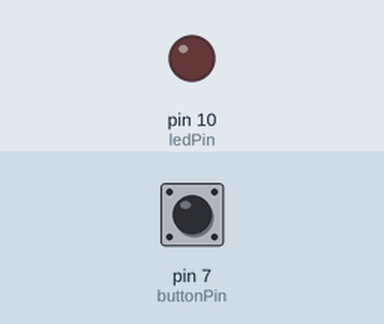
This sketch was run on a simulated Arduino Mega 2560, built with avr-gcc and run on an emulated ATmega2560. Shown: output pins drawn as LEDs (lit = HIGH). The inputs (shaded band) are chosen by the test bench; at power-on: pin 7 (buttonPin) LOW.

Above: at 1.2 s.
1.3 s: pin 7 (buttonPin) pulled HIGH for 0.15 s
At 1.4 s:
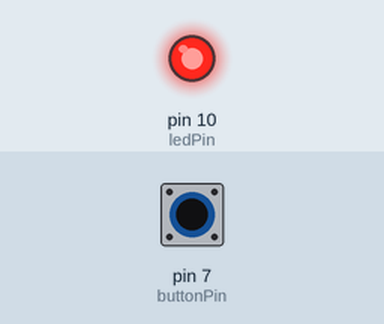
3.0 s: pin 7 (buttonPin) pulled HIGH for 3.2 s
At 6.9 s:
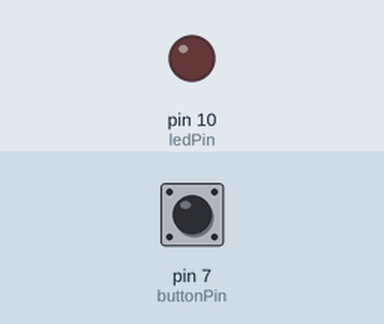
Timing chart, 0 to 8.4 s (numbered marks = the images above; inputs shaded):
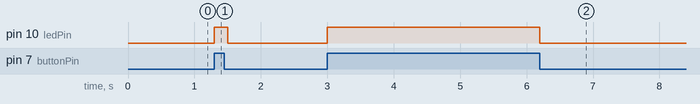

Measured:
- after the input at 1.3 s, pin 10 (ledPin): LOW → HIGH at once, → LOW 0.20 s later
- after the input at 3.0 s, pin 10 (ledPin): LOW → HIGH at once, → LOW 3.2 s later

The sketch:

sketch.ino
```cpp
#define F_CPU 16000000UL
#include <avr/io.h>
#include <util/delay.h>

#define buttonPin 7 // Define buttonPin no pino digital 7
#define ledPin 10   // Define ledPin no pino digital 10

void setup() {
  DDRB |= (1 << PB4);  // Define o pino 10 (PB4) como saída
  DDRH &= ~(1 << PH4); // Define o pino 7 (PH4) como entrada
}

void loop() {
  if (PINH & (1 << PH4)) { // Verifica o estado do botão (PH4)
    PORTB |= (1 << PB4); // Liga o LED (PB4)
    _delay_ms(100);         // Aguarda 100 milissegundos
  } else {
    PORTB &= ~(1 << PB4); // Desliga o LED (PB4)
  }
}
```
